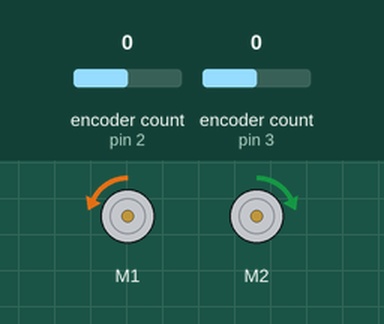
This sketch was run on a simulated Arduino Uno, built with avr-gcc and run on an emulated ATmega328P. On the bench: 2 × DC motor (green arrow = forward, orange = backward, longer = faster). The inputs (shaded band) are chosen by the test bench; at power-on: encoder count (sensors on pin 2, pin 3) 0. What the sketch prints to the serial monitor is not drawn.

Above: at 1.2 s.
1.3 s: encoder count (sensor on pin 2) set to -1
Timing chart, 0 to 4.3 s (numbered marks = the images above; inputs shaded):
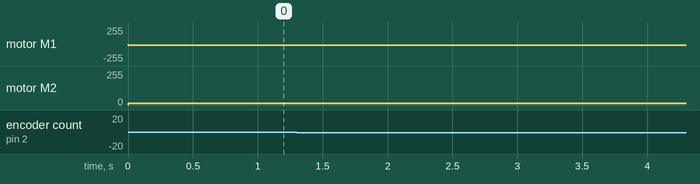

The sketch:

UnitResponse.ino
```cpp
// SEED Lab Mini Project Group 3
// Sam Leonard, Dawson J. Gullickson, Julia Kaase

#include <DualMC33926MotorShield.h>
#include <Encoder.h>

// Change these pin numbers to the pins connected to your encoder.
//   Best Performance: both pins have interrupt capability
//   Good Performance: only the first pin has interrupt capability
//   Low Performance:  neither pin has interrupt capability
Encoder knobLeft(2, 6);
Encoder knobRight(3, 8);
//   avoid using pins with LEDs attached

DualMC33926MotorShield md;

double umax = 7.8; // max voltage that can be supplied
void setup() {
  // Start serial for output
  Serial.begin(31250);

  // Initialize motor
  md.init();

  Serial.println("Ready!");
}

void loop() {
  // Set voltage
  double u1 = 0.5;
  double u2 = 0.5;

  // Convert voltage to speed
  int speed1 = -(int)(u1*400.0)/umax;
  int speed2 = (int)(u2*400.0)/umax;
  // Set speed
  md.setM1Speed(speed1);
  md.setM2Speed(speed2);
  stopIfFault();

  // Get motor radians
  //NOTE maybe switched
  long left_ticks = knobLeft.read();
  long right_ticks = knobRight.read();
  double a1 = ((double)left_ticks/3200)*2*PI;
  double a2 = ((double)right_ticks/3200)*2*PI;

  // Output data
  double currentTime = millis() / 1000.0;
  Serial.print(currentTime);
  Serial.print("\t");
  Serial.print(a1);
  Serial.print("\t");
  Serial.println(a2);
}

// Halts the program if the motor faults
void stopIfFault() {
  if (md.getFault()) {
    Serial.println("fault");
    while (true);
  }
}
```

Measured:
- after the input at 1.3 s, every drawn part: stays the same
